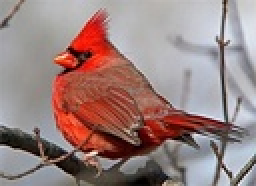
%> input picture hw3/cardinal1.jpg, 128 x 93 px, shrunk from 275 x 200 before the run (shown 2 times larger)
$ octave --eval "result = extract_keypoints(imread('../cardinal1.jpg'));"   (GNU Octave 9; MATLAB toolbox functions it lacks are replaced by stand-ins)
%> lines starting %> are read from the running program, lines starting %| are printed output that depends on the picture; in (x1, y1, x2, y2) boxes, pixels count from 0 and x2, y2 are one past the last pixel; in counts of white or black regions, pixels touching at a corner belong together; the program's own positions count from 1

function [x, y, scores, Ih, Iv] = extract_keypoints(image)
    k = 0.05;
    window = 5;
    gray = rgb2gray(image);
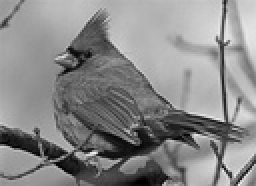
%> gray: size 93x128 uint8 (shown 2 times larger); min 0, max 243, mean 137.1

    filterx = [-1,1];
    filtery = [-1;1];
    Ih = double(imfilter(gray, filterx, 'conv', 'replicate'));
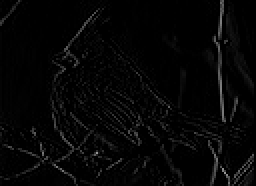
%> Ih: size 93x128 double (shown 2 times larger); min 0, max 151, mean 5.8
    Iv = double(imfilter(gray, filtery, 'conv', 'replicate'));
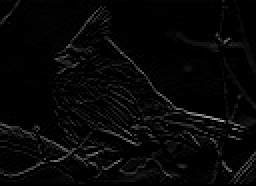
%> Iv: size 93x128 double (shown 2 times larger); min 0, max 173, mean 6.6

    x = [];
    y = [];
    scores = [];
    R = zeros(size(gray));

    for i = 1:size(gray,1)
       for j = 1:size(gray,2)
           M = zeros(2,2);
           for r = i-floor(window/2):i+floor(window/2)
               if r < 1 || r >size(gray,1)
                    continue
               end
               for c = j-floor(window/2):j+floor(window/2)
                   if c < 1 || c >size(gray,2)
                        continue
                   end
                   M(1,1) = M(1,1)+Ih(r,c).^2;
                   M(1,2) = M(1,2)+Ih(r,c)*Iv(r,c);
                   M(2,1) = M(2,1)+Ih(r,c)*Iv(r,c);
                   M(2,2) = M(2,2)+Iv(r,c).^2;
               end
           end
           det = M(1,1)*M(2,2);
           trace = M(1,1)+M(2,2);
           ked = k*trace;
           R(i,j) = det-ked;
       end
    end
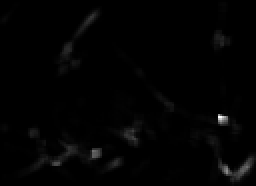
%> R: size 93x128 double (shown 2 times larger); min -439.1, max 7.41e+09, mean 83913761.8; drawn with min black and max white
%> after the loop, M = [451 380; 380 500]
    threshold = R > mean(R)*5;
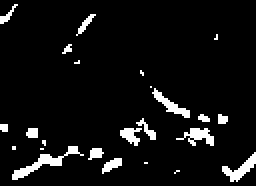
%> threshold: size 93x128 logical (shown 2 times larger); 6.4% white; 24 white regions (12 under 20 px), largest, box (x1, y1, x2, y2) and area: (6, 73, 42, 90) 140, (111, 76, 128, 91) 94, (88, 64, 107, 73) 85
    R(threshold~=1) = 0;

    for i = 1:size(gray,1)
       for j = 1:size(gray,2)
           for r = i-1:i+1
               if r < 1 || r >size(gray,1)
                    R(i,j) = 0;
                    continue
               end
               for c = j-1:j+1
                   if c < 1 || c >size(gray,2)
                        R(i,j) = 0;
                        continue
                   end
                   if r == i && c == j
                       continue
                   end
                   if R(i,j) < R(r,c)
                       R(i,j) = 0;
                   end
               end
           end
       end
    end
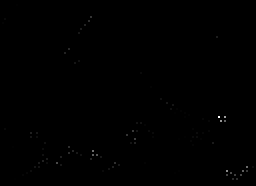
%> R: size 93x128 double (shown 2 times larger); min 0, max 7.41e+09, mean 8394674.6; drawn with min black and max white

    for i = 1:size(gray,1)
       for j = 1:size(gray,2)
           if R(i,j) ~= 0
                x(end+1) = i;
                y(end+1) = j;
                scores(end+1) = R(i,j);
           end
       end
    end
%> after the loop, scores = 106 values, max 7.41e+09 at index 26, min 55017858.2 at index 104, mean 942737794.9; x = 106 values from 3 to 90; y = 106 values, max 127 at index 89, min 2 at index 5, mean 65.01
%> `result = extract_keypoints(imread('../cardinal1.jpg'));`: result = 106 values from 3 to 90

    x = x(:);
    y = y(:);
    scores = scores(:);

% [12 lines of commented-out code are left out]

end
